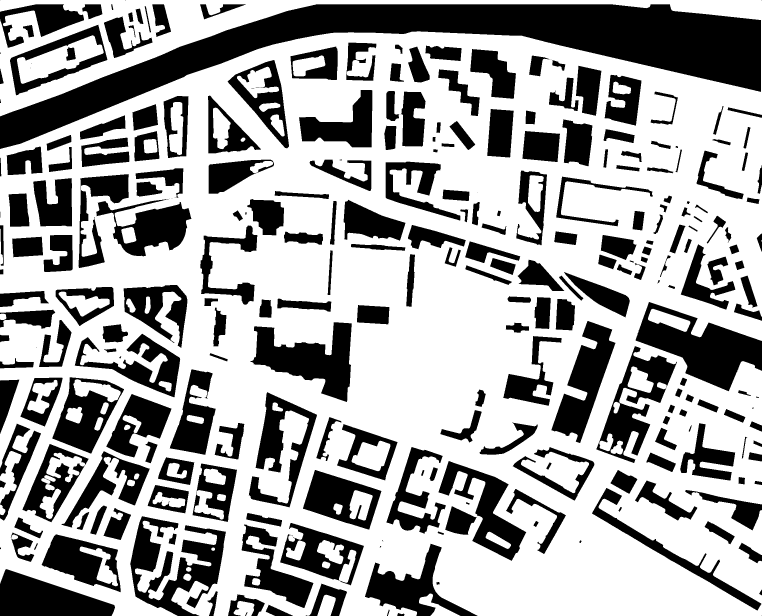
#> input picture Stochastic_Birth_and_Death/osm_map.png, 2285 x 1848 px (shown at 1/3 size)
$ python sbd.py
#> lines starting #> are read from the running program, lines starting #| are printed output that depends on the picture; after the words box and inside, x2 and y2 are one past the last pixel; in counts of white or black regions, pixels touching at a corner belong together
import numpy as np
from PIL import Image
import cv2 as cv
from scipy.signal import convolve2d
from math import pi


# Euclidean distance between points (x1,y1), (x2,y2)
def l2(x1,y1,x2,y2):
    return np.sqrt((x1-x2)**2 + (y1-y2)**2)


# Series approximation for inverse cosine
# [64 lines left out: functions acos, coords_to_matrix, matrix_to_coords, generate_kernels, not called in this run]


# Pre-generates and stores data energy
def data(data_energy_filename = "data_energy.npz",bounds = [[-6.263564, 53.347969],[-6.246683, 53.339806]],
         osm = "osm_map.png", inter = "inter_data.csv", Rmax = 20):

#> called with data_energy_filename = 'data_energy.npz', osm = 'osm_map.png', inter = 'inter_data.csv', Rmax = 20
    osm_map = (np.array((Image.open(osm)).convert("L")) != 255).astype(int)
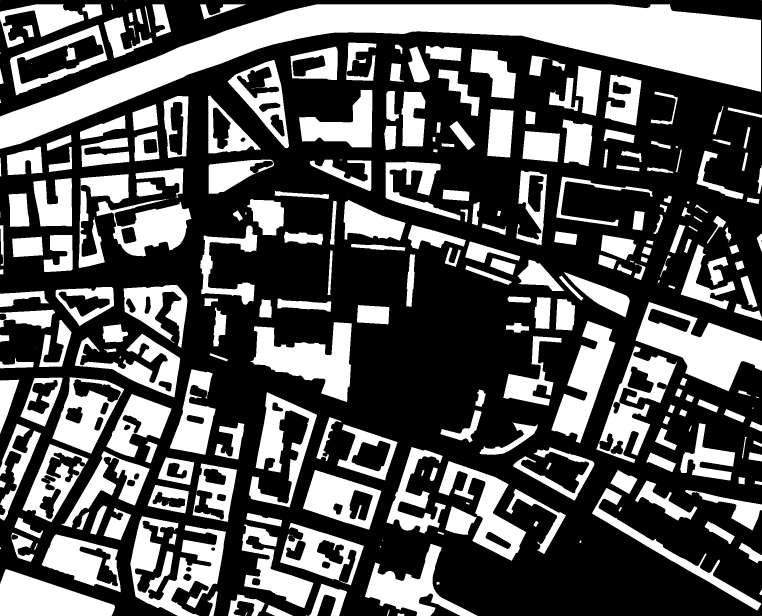
#> osm_map: shape (1848, 2285) int64 (shown at 1/3 size); values 0 (black) and 1 (white), 35% white; 280 white regions (30 under 20 px), largest, box (x1, y1, x2, y2) and area: (0, 13, 2283, 447) 262936, (1907, 906, 2285, 1174) 44626, (391, 1549, 678, 1848) 38194
    shape = osm_map.shape
#> shape = (1848, 2285)
    intersections = np.zeros([0,9])

#> (the run stopped early here; a loop or call above may not have finished)
